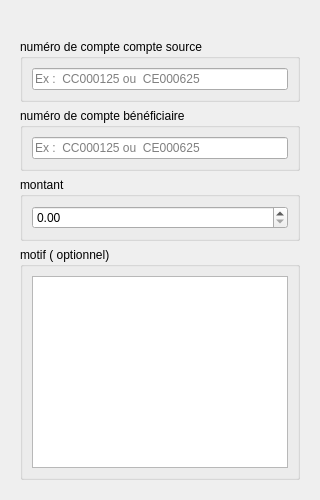
                   <widget class="QWidget" name="onglet_virement">
                    <attribute name="title">
                     <string>Virement</string>
                    </attribute>
                    <layout class="QVBoxLayout" name="verticalLayout_37">
                     <property name="topMargin">
                      <number>30</number>
                     </property>
                     <item>
                      <widget class="QWidget" name="widget_27" native="true">
                       <property name="sizePolicy">
                        <sizepolicy hsizetype="MinimumExpanding" vsizetype="MinimumExpanding">
                         <horstretch>0</horstretch>
                         <verstretch>0</verstretch>
                        </sizepolicy>
                       </property>
                       <layout class="QVBoxLayout" name="verticalLayout_32">
                        <item>
                         <widget class="QGroupBox" name="groupBox_14">
                          <property name="title">
                           <string>numéro de compte compte source</string>
                          </property>
                          <layout class="QVBoxLayout" name="verticalLayout_33">
                           <item>
                            <widget class="QLineEdit" name="sai_numero_compte_source_onglet_virement">
                             <property name="placeholderText">
                              <string>Ex :  CC000125 ou  CE000625</string>
                             </property>
                            </widget>
                           </item>
                          </layout>
                         </widget>
                        </item>
                        <item>
                         <widget class="QGroupBox" name="groupBox_17">
                          <property name="title">
                           <string>numéro de compte bénéficiaire</string>
                          </property>
                          <layout class="QVBoxLayout" name="verticalLayout_36">
                           <item>
                            <widget class="QLineEdit" name="sai_numero_compte_beneficiaire_onglet_virement">
                             <property name="placeholderText">
                              <string>Ex :  CC000125 ou  CE000625</string>
                             </property>
                            </widget>
                           </item>
                          </layout>
                         </widget>
                        </item>
                        <item>
                         <widget class="QGroupBox" name="groupBox_15">
                          <property name="title">
                           <string>montant</string>
                          </property>
                          <layout class="QVBoxLayout" name="verticalLayout_34">
                           <item>
                            <widget class="QDoubleSpinBox" name="doubleSpinBox_montant_onglet_virement"/>
                           </item>
                          </layout>
                         </widget>
                        </item>
                        <item>
                         <widget class="QGroupBox" name="groupBox_16">
                          <property name="sizePolicy">
                           <sizepolicy hsizetype="Preferred" vsizetype="Minimum">
                            <horstretch>0</horstretch>
                            <verstretch>0</verstretch>
                           </sizepolicy>
                          </property>
                          <property name="minimumSize">
                           <size>
                            <width>0</width>
                            <height>0</height>
                           </size>
                          </property>
                          <property name="title">
                           <string>motif ( optionnel)</string>
                          </property>
                          <layout class="QVBoxLayout" name="verticalLayout_35">
                           <item>
                            <widget class="QTextEdit" name="textEdit_motif_onglet_virement"/>
                           </item>
                          </layout>
                         </widget>
                        </item>
                       </layout>
                      </widget>
                     </item>
                    </layout>
                   </widget>
